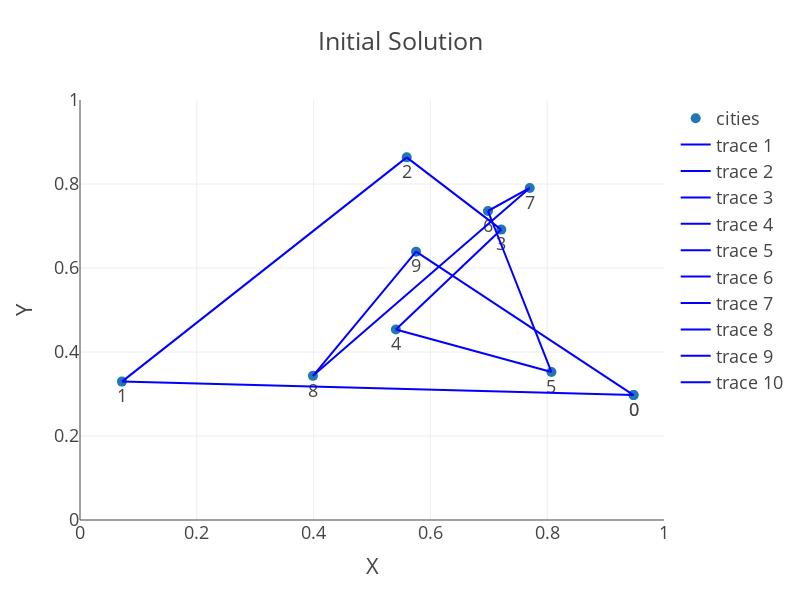

This figure's notebook cell:
### Markdown cell above
### Testing
#### Test your optimization functions using `optimization_TSP_test()`

### Code cell
# Run the optimization by reusing the functions simulateCities(), drawSalesman(), evaluate()

def optimization_TSP_test(rg, n_cities=15, iterations=600):
    cities = simulate_cities(rg, n_cities)
    inital_solution = list(range(len(cities))) + [0]
    print(cities)
    print("initial solution:", inital_solution)
    print("inital distance travelled:", evaluate_city_sequence(inital_solution, cities))
    draw_salesman(inital_solution, cities, "Initial Solution") # show the inital solution
    
    algorithms = {
    'Full Enumeration': full_enumeration,
    'Greedy algorithm': greedy,
    'Local search algorithm': local_search,
    'Variable neighborhood search algorithm': variable_neighborhood_search,
    'Simulated annealing algorithm': simulated_annealing
    }
    
    for algorithm_name, algorithm in algorithms.items():
        print(algorithm_name + "\n-----------")
        start_time = time.time()  # Record start time
        solution, distance = algorithm(cities, iterations=iterations)
        end_time = time.time()  # Record end time
        print("best solution:", solution)
        print("distance travelled:", distance)
        print("Computing time:", end_time - start_time, "seconds")
        draw_salesman(solution, cities, algorithm_name)

# run all
rg = Generator(PCG64(42069)) 
optimization_TSP_test(rg, n_cities=10, iterations=600)

### Figure 1 — Plotly figure (JSON) as saved in the notebook; plotly's stock layout.template omitted (floating-point values rounded to 4 significant figures)
{"data": [{"marker": {"size": 10}, "mode": "markers+text", "name": "cities", "text": ["0", "1", "2", "3", "4", "5", "6", "7", "8", "9", "0"], "textposition": "bottom center", "type": "scatter", "x": [0.9479, 0.0718, 0.5594, 0.7213, 0.5409, 0.8073, 0.6986, 0.7702, 0.3989, 0.5755, 0.9479], "y": [0.2974, 0.3295, 0.8635, 0.6914, 0.4535, 0.3523, 0.7357, 0.7906, 0.3432, 0.6389, 0.2974]}, {"line": {"color": "blue", "width": 2}, "mode": "lines", "type": "scatter", "x": [0.9479, 0.0718], "y": [0.2974, 0.3295]}, {"line": {"color": "blue", "width": 2}, "mode": "lines", "type": "scatter", "x": [0.0718, 0.5594], "y": [0.3295, 0.8635]}, {"line": {"color": "blue", "width": 2}, "mode": "lines", "type": "scatter", "x": [0.5594, 0.7213], "y": [0.8635, 0.6914]}, {"line": {"color": "blue", "width": 2}, "mode": "lines", "type": "scatter", "x": [0.7213, 0.5409], "y": [0.6914, 0.4535]}, {"line": {"color": "blue", "width": 2}, "mode": "lines", "type": "scatter", "x": [0.5409, 0.8073], "y": [0.4535, 0.3523]}, {"line": {"color": "blue", "width": 2}, "mode": "lines", "type": "scatter", "x": [0.8073, 0.6986], "y": [0.3523, 0.7357]}, {"line": {"color": "blue", "width": 2}, "mode": "lines", "type": "scatter", "x": [0.6986, 0.7702], "y": [0.7357, 0.7906]}, {"line": {"color": "blue", "width": 2}, "mode": "lines", "type": "scatter", "x": [0.7702, 0.3989], "y": [0.7906, 0.3432]}, {"line": {"color": "blue", "width": 2}, "mode": "lines", "type": "scatter", "x": [0.3989, 0.5755], "y": [0.3432, 0.6389]}, {"line": {"color": "blue", "width": 2}, "mode": "lines", "type": "scatter", "x": [0.5755, 0.9479], "y": [0.6389, 0.2974]}], "layout": {"height": 600, "title": {"text": "Initial Solution"}, "width": 800, "xaxis": {"range": [0, 1], "title": {"text": "X"}}, "yaxis": {"range": [0, 1], "title": {"text": "Y"}}}}
